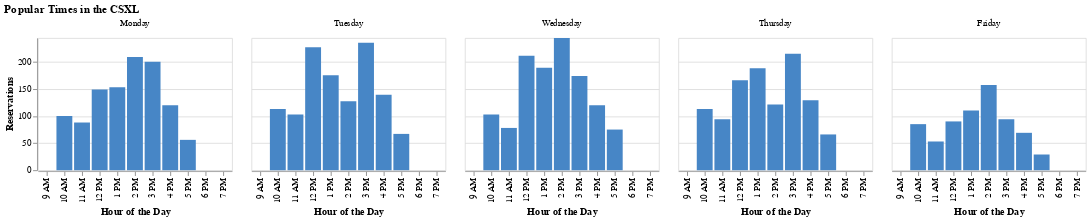

Notebook code cell kept with this figure:
### Code cell
chart = alt.Chart(xl_reservations_per_hour).mark_bar().encode(
    x=alt.X('civilian_time:N', title='Hour of the Day', sort=x_domain, scale=alt.Scale(domain=x_domain)),
    y=alt.Y('count:Q', title='Reservations', scale=alt.Scale(domain=[0, max_count])),
    column=alt.Column('day_of_week:N', title=None, sort=['Monday', 'Tuesday', 'Wednesday', 'Thursday', 'Friday']),
    tooltip=alt.Tooltip('count:Q')
).properties(
    height=150,
    title='Popular Times in the CSXL'
).configure_mark(color='#4786c6')

chart.show()

### Figure 1 — Vega-Lite specification as saved in the notebook (floating-point values rounded to 4 significant figures)
{"config": {"view": {"continuousWidth": 300, "continuousHeight": 300}, "mark": {"color": "#4786c6"}}, "data": {"name": "data-652dbae7ba14bfd7e10d7defb0231241"}, "mark": {"type": "bar"}, "encoding": {"column": {"field": "day_of_week", "sort": ["Monday", "Tuesday", "Wednesday", "Thursday", "Friday"], "title": null, "type": "nominal"}, "tooltip": {"field": "count", "type": "quantitative"}, "x": {"field": "civilian_time", "scale": {"domain": ["9 AM", "10 AM", "11 AM", "12 PM", "1 PM", "2 PM", "3 PM", "4 PM", "5 PM", "6 PM", "7 PM"]}, "sort": ["9 AM", "10 AM", "11 AM", "12 PM", "1 PM", "2 PM", "3 PM", "4 PM", "5 PM", "6 PM", "7 PM"], "title": "Hour of the Day", "type": "nominal"}, "y": {"field": "count", "scale": {"domain": [0, 244.0]}, "title": "Reservations", "type": "quantitative"}}, "height": 150, "title": "Popular Times in the CSXL", "$schema": "https://vega.github.io/schema/vega-lite/v5.17.0.json", "datasets": {"data-652dbae7ba14bfd7e10d7defb0231241": [{"day_of_week": "Friday", "civilian_time": "1 PM", "count": 110}, {"day_of_week": "Friday", "civilian_time": "10 AM", "count": 85}, {"day_of_week": "Friday", "civilian_time": "11 AM", "count": 53}, {"day_of_week": "Friday", "civilian_time": "12 PM", "count": 90}, {"day_of_week": "Friday", "civilian_time": "2 PM", "count": 157}, {"day_of_week": "Friday", "civilian_time": "3 PM", "count": 94}, {"day_of_week": "Friday", "civilian_time": "4 PM", "count": 69}, {"day_of_week": "Friday", "civilian_time": "5 PM", "count": 29}, {"day_of_week": "Monday", "civilian_time": "1 PM", "count": 153}, {"day_of_week": "Monday", "civilian_time": "10 AM", "count": 100}, {"day_of_week": "Monday", "civilian_time": "11 AM", "count": 88}, {"day_of_week": "Monday", "civilian_time": "12 PM", "count": 149}, {"day_of_week": "Monday", "civilian_time": "2 PM", "count": 209}, {"day_of_week": "Monday", "civilian_time": "3 PM", "count": 200}, {"day_of_week": "Monday", "civilian_time": "4 PM", "count": 120}, {"day_of_week": "Monday", "civilian_time": "5 PM", "count": 56}, {"day_of_week": "Thursday", "civilian_time": "1 PM", "count": 188}, {"day_of_week": "Thursday", "civilian_time": "10 AM", "count": 113}, {"day_of_week": "Thursday", "civilian_time": "11 AM", "count": 94}, {"day_of_week": "Thursday", "civilian_time": "12 PM", "count": 166}, {"day_of_week": "Thursday", "civilian_time": "2 PM", "count": 121}, {"day_of_week": "Thursday", "civilian_time": "3 PM", "count": 215}, {"day_of_week": "Thursday", "civilian_time": "4 PM", "count": 129}, {"day_of_week": "Thursday", "civilian_time": "5 PM", "count": 66}, {"day_of_week": "Tuesday", "civilian_time": "1 PM", "count": 175}, {"day_of_week": "Tuesday", "civilian_time": "10 AM", "count": 113}, {"day_of_week": "Tuesday", "civilian_time": "11 AM", "count": 103}, {"day_of_week": "Tuesday", "civilian_time": "12 PM", "count": 227}, {"day_of_week": "Tuesday", "civilian_time": "2 PM", "count": 127}, {"day_of_week": "Tuesday", "civilian_time": "3 PM", "count": 235}, {"day_of_week": "Tuesday", "civilian_time": "4 PM", "count": 139}, {"day_of_week": "Tuesday", "civilian_time": "5 PM", "count": 67}, {"day_of_week": "Wednesday", "civilian_time": "1 PM", "count": 189}, {"day_of_week": "Wednesday", "civilian_time": "10 AM", "count": 103}, {"day_of_week": "Wednesday", "civilian_time": "11 AM", "count": 78}, {"day_of_week": "Wednesday", "civilian_time": "12 PM", "count": 211}, {"day_of_week": "Wednesday", "civilian_time": "2 PM", "count": 244}, {"day_of_week": "Wednesday", "civilian_time": "3 PM", "count": 174}, {"day_of_week": "Wednesday", "civilian_time": "4 PM", "count": 120}, {"day_of_week": "Wednesday", "civilian_time": "5 PM", "count": 75}]}}
